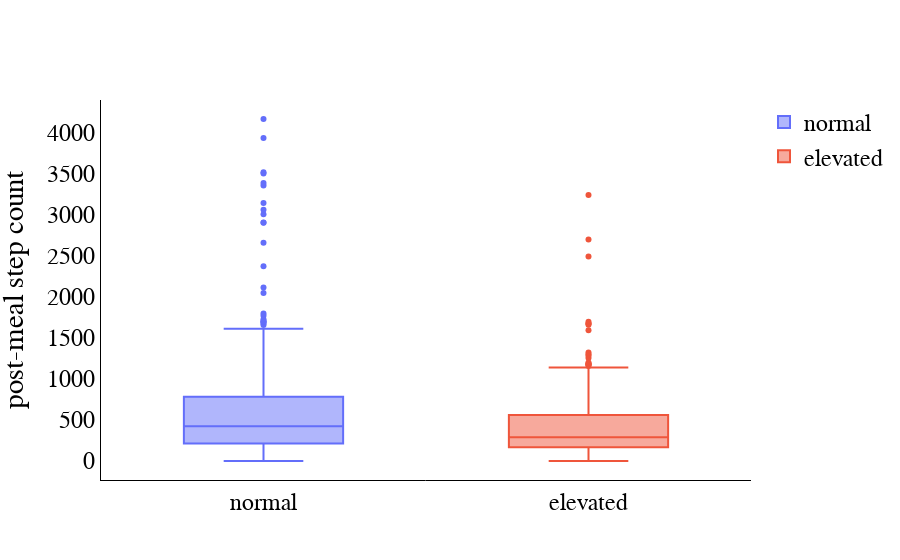

Write notebook code for a chart like this one.
### Code cell
data_1 = data.loc[data['meal_class']==0, 'activity_aft'].values*1000
data_2 = data.loc[data['meal_class']==1, 'activity_aft'].values*1000
data_x = [data_1, data_2]
 
fig = plt.figure(figsize =(5, 5))
 
# Creating axes instance
ax = fig.add_axes([0,0,1,1])
 
# Creating plot
bp = ax.boxplot(data_x)
 
# show plot
plt.show()


import plotly.graph_objects as go


fig = go.Figure(layout = go.Layout(
            plot_bgcolor="#FFF",  # Sets background color to white
            xaxis=dict(
                linecolor="black",  # Sets color of X-axis line
                showgrid=False  # Removes X-axis grid lines
            ),
            yaxis=dict(
                title="post-meal step count",  
                linecolor="black",  # Sets color of Y-axis line
                showgrid=False,  # Removes Y-axis grid lines    
            ),
            font=dict(
                family="Helvetica",
                size=24,
                color="black"
            )
        ))
# fig.update_yaxes(range=[0, 101])
# fig.add_trace(go.Box(y=[50,50], boxpoints='all', text= descript[np.where(str_name == ty)[0]], boxmean=False, name=0))
for ty_x, ty in enumerate(['normal', 'elevated']):
    
    
   

        fig.add_trace(go.Box(y=data_x[ty_x], name=ty))



        
fig.show()

### Figure 1 — Plotly figure (JSON) as saved in the notebook; plotly's stock layout.template omitted (floating-point values rounded to 4 significant figures; data arrays with more than 128 entries replaced by an {"elided": "..."} marker saying what was removed)
{"data": [{"name": "normal", "type": "box", "y": {"elided": "381 int values"}}, {"name": "elevated", "type": "box", "y": {"elided": "383 int values"}}], "layout": {"font": {"color": "black", "family": "Helvetica", "size": 24}, "plot_bgcolor": "#FFF", "xaxis": {"linecolor": "black", "showgrid": false}, "yaxis": {"linecolor": "black", "showgrid": false, "title": {"text": "post-meal step count"}}}}
